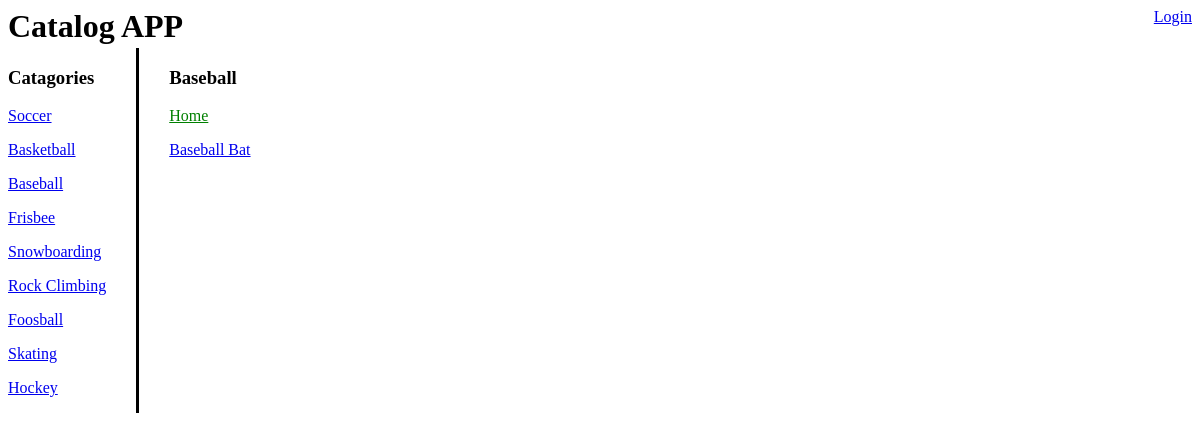
The page /catalog/3/ on the database its author committed.
### catalog_Db.py (models this page shows, shortened)
class Catalog(Base):
    __tablename__ = 'catalog'
    id = Column(Integer, primary_key=True)
    name = Column(String(250), nullable=False)
    user_id = Column(Integer, ForeignKey('user.id'))
    user = relationship(User)

class CatalogItems(Base):
    __tablename__ = 'CatalogItems'
    id = Column(Integer, primary_key=True)
    name = Column(String(250), nullable=False)
    description = Column(String(500))
    userEmail = Column(String(250))
    catalog_id = Column(Integer, ForeignKey('catalog.id'))
    catalog = relationship(Catalog)
    user_id = Column(Integer, ForeignKey('user.id'))
    user = relationship(User)

### catalogProject.py (the view)
@app.route('/catalog/<int:catalog_id>/')
def catalogItems(catalog_id):
    catalog = session.query(Catalog).all()
    catalog_selected = session.query(Catalog).filter_by(id=catalog_id).one()
    items = session.query(CatalogItems).filter_by(catalog_id=catalog_id)
    if 'username' not in login_session:
        return render_template('publicCatalogItem.html',
                               catalog_selected=catalog_selected,
                               catalog=catalog, items=items)
    else:
        return render_template('catalogItem.html',
                               catalog_selected=catalog_selected,
                               catalog=catalog, items=items)

### templates/publicCatalogItem.html
<html>
    <head>
        <link rel="stylesheet" type="text/css" href="{{ url_for('static', filename='appStyles.css') }}">
    </head>
    <body>
        <div class="topBar">
            <h1>Catalog APP</h1>
            <a id="login" href="{{url_for('showLogin')}}">Login</a>
        </div>
        <div id="leftSide">
            <h3> Catagories </h3>
            {% for c in catalog %}
                <a href="{{ url_for('catalogItems', catalog_id = c.id)}}"> <p>{{c.name}}</p> </a>
            {% endfor %}
        </div>
        <div id="rightSide">
            <h3> {{catalog_selected.name}}</h3>
            <a id="homeLink" href="{{url_for('catalog')}}">Home</a>
            {% for i in items %}
                <a href="{{url_for('itemInfo', catalog_id = i.catalog_id, catalogItem_id = i.id)}}"> <p>{{i.name}}</p> </a>
            {% endfor %}
        </div>
    </body>
</html>

### static/appStyles.css (style rules this page uses)
.topBar { width: 100%; height: 40px; }
#leftSide { float: left; padding-right: 30px; border-right: solid; }
#rightSide { float: left; padding-left: 30px; }
#homeLink { color: green; }
#login { float: right; }
h1 { float: left; margin: 0; vertical-align: top; width: 200px; }

### rows shown on the page
Catalog: name "Soccer"
Catalog: name "Basketball"
Catalog: name "Baseball"
Catalog: name "Frisbee"
Catalog: name "Snowboarding"
Catalog: name "Rock Climbing"
Catalog: name "Foosball"
Catalog: name "Skating"
Catalog: name "Hockey"
CatalogItems: name "Baseball Bat"
